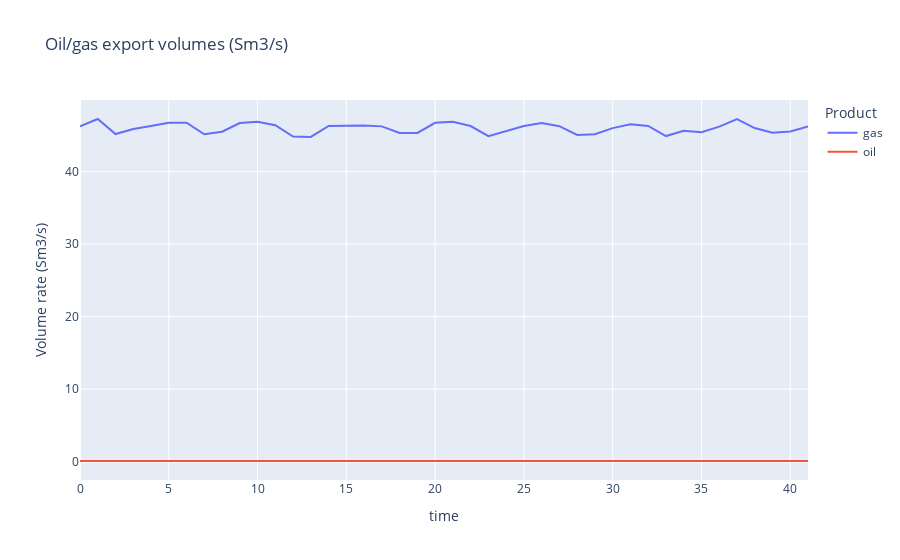
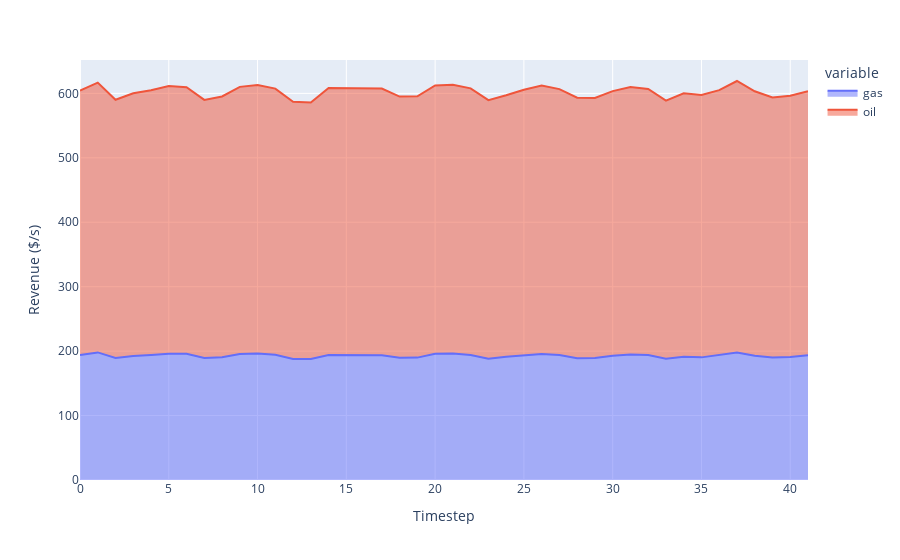

Notebook cell for these charts, in order:
### Code cell
df=mc._dfDeviceFlow.unstack([0,1,2])[[('ex_g','gas','in'),('ex_o','oil','in')]]
df.columns=['gas','oil']
df=df.reset_index()
df = df.melt(var_name="Product",value_name="Volume rate (Sm3/s)",id_vars=('time'))
px.line(df,x="time",y="Volume rate (Sm3/s)",color="Product",title="Oil/gas export volumes (Sm3/s)").show()

plots.plot_ExportRevenue(mc)

### Figure 1 — Plotly figure (JSON) as saved in the notebook; plotly's stock layout.template omitted (floating-point values rounded to 4 significant figures)
{"data": [{"hovertemplate": "Product=gas<br>time=%{x}<br>Volume rate (Sm3/s)=%{y}<extra></extra>", "legendgroup": "gas", "line": {"color": "#636efa", "dash": "solid"}, "mode": "lines", "name": "gas", "orientation": "v", "showlegend": true, "type": "scatter", "x": [0, 1, 2, 3, 4, 5, 6, 7, 8, 9, 10, 11, 12, 13, 14, 15, 16, 17, 18, 19, 20, 21, 22, 23, 24, 25, 26, 27, 28, 29, 30, 31, 32, 33, 34, 35, 36, 37, 38, 39, 40, 41], "xaxis": "x", "y": [46.25, 47.26, 45.18, 45.89, 46.3, 46.73, 46.74, 45.16, 45.5, 46.7, 46.89, 46.41, 44.83, 44.79, 46.3, 46.36, 46.36, 46.24, 45.32, 45.33, 46.73, 46.87, 46.28, 44.88, 45.62, 46.28, 46.71, 46.27, 45.06, 45.15, 46.0, 46.52, 46.3, 44.9, 45.62, 45.42, 46.2, 47.24, 46.01, 45.36, 45.55, 46.22], "yaxis": "y"}, {"hovertemplate": "Product=oil<br>time=%{x}<br>Volume rate (Sm3/s)=%{y}<extra></extra>", "legendgroup": "oil", "line": {"color": "#EF553B", "dash": "solid"}, "mode": "lines", "name": "oil", "orientation": "v", "showlegend": true, "type": "scatter", "x": [0, 1, 2, 3, 4, 5, 6, 7, 8, 9, 10, 11, 12, 13, 14, 15, 16, 17, 18, 19, 20, 21, 22, 23, 24, 25, 26, 27, 28, 29, 30, 31, 32, 33, 34, 35, 36, 37, 38, 39, 40, 41], "xaxis": "x", "y": [0.09801, 0.09994, 0.09567, 0.09734, 0.09807, 0.09919, 0.09876, 0.09563, 0.09655, 0.09891, 0.09938, 0.09857, 0.09524, 0.09502, 0.09889, 0.09873, 0.09846, 0.09876, 0.09668, 0.09678, 0.09943, 0.09951, 0.09878, 0.09583, 0.09685, 0.09829, 0.09943, 0.09851, 0.09657, 0.09632, 0.09804, 0.09906, 0.09856, 0.09564, 0.09762, 0.09719, 0.09822, 0.1005, 0.09797, 0.09636, 0.09678, 0.09778], "yaxis": "y"}], "layout": {"autosize": true, "legend": {"title": {"text": "Product"}, "tracegroupgap": 0}, "title": {"text": "Oil/gas export volumes (Sm3/s)"}, "xaxis": {"anchor": "y", "autorange": true, "domain": [0, 1], "range": [0, 41], "title": {"text": "time"}, "type": "linear"}, "yaxis": {"anchor": "x", "autorange": true, "domain": [0, 1], "range": [-2.525, 49.88], "title": {"text": "Volume rate (Sm3/s)"}, "type": "linear"}}}

### Figure 2 — Plotly figure (JSON) as saved in the notebook; plotly's stock layout.template omitted (floating-point values rounded to 4 significant figures)
{"data": [{"hovertemplate": "variable=gas<br>index=%{x}<br>value=%{y}<extra></extra>", "legendgroup": "gas", "line": {"color": "#636efa"}, "mode": "lines", "name": "gas", "orientation": "v", "showlegend": true, "stackgroup": "1", "type": "scatter", "x": [0, 1, 2, 3, 4, 5, 6, 7, 8, 9, 10, 11, 12, 13, 14, 15, 16, 17, 18, 19, 20, 21, 22, 23, 24, 25, 26, 27, 28, 29, 30, 31, 32, 33, 34, 35, 36, 37, 38, 39, 40, 41], "xaxis": "x", "y": [193.8, 198.0, 189.3, 192.3, 194.0, 195.8, 195.8, 189.2, 190.6, 195.7, 196.5, 194.4, 187.9, 187.7, 194.0, 194.2, 194.3, 193.7, 189.9, 189.9, 195.8, 196.4, 193.9, 188.1, 191.2, 193.9, 195.7, 193.9, 188.8, 189.2, 192.7, 194.9, 194.0, 188.1, 191.1, 190.3, 193.6, 197.9, 192.8, 190.0, 190.8, 193.7], "yaxis": "y"}, {"hovertemplate": "variable=oil<br>index=%{x}<br>value=%{y}<extra></extra>", "legendgroup": "oil", "line": {"color": "#EF553B"}, "mode": "lines", "name": "oil", "orientation": "v", "showlegend": true, "stackgroup": "1", "type": "scatter", "x": [0, 1, 2, 3, 4, 5, 6, 7, 8, 9, 10, 11, 12, 13, 14, 15, 16, 17, 18, 19, 20, 21, 22, 23, 24, 25, 26, 27, 28, 29, 30, 31, 32, 33, 34, 35, 36, 37, 38, 39, 40, 41], "xaxis": "x", "y": [410.7, 418.8, 400.8, 407.8, 410.9, 415.6, 413.8, 400.7, 404.5, 414.4, 416.4, 413.0, 399.1, 398.1, 414.4, 413.7, 412.6, 413.8, 405.1, 405.5, 416.6, 416.9, 413.9, 401.5, 405.8, 411.8, 416.6, 412.7, 404.6, 403.6, 410.8, 415.1, 413.0, 400.7, 409.0, 407.2, 411.5, 421.3, 410.5, 403.7, 405.5, 409.7], "yaxis": "y"}], "layout": {"autosize": true, "legend": {"title": {"text": "variable"}, "tracegroupgap": 0}, "margin": {"t": 60}, "xaxis": {"anchor": "y", "autorange": true, "domain": [0, 1], "range": [0, 41], "title": {"text": "Timestep"}, "type": "linear"}, "yaxis": {"anchor": "x", "autorange": true, "domain": [0, 1], "range": [0, 651.8], "title": {"text": "Revenue ($/s)"}, "type": "linear"}}}
